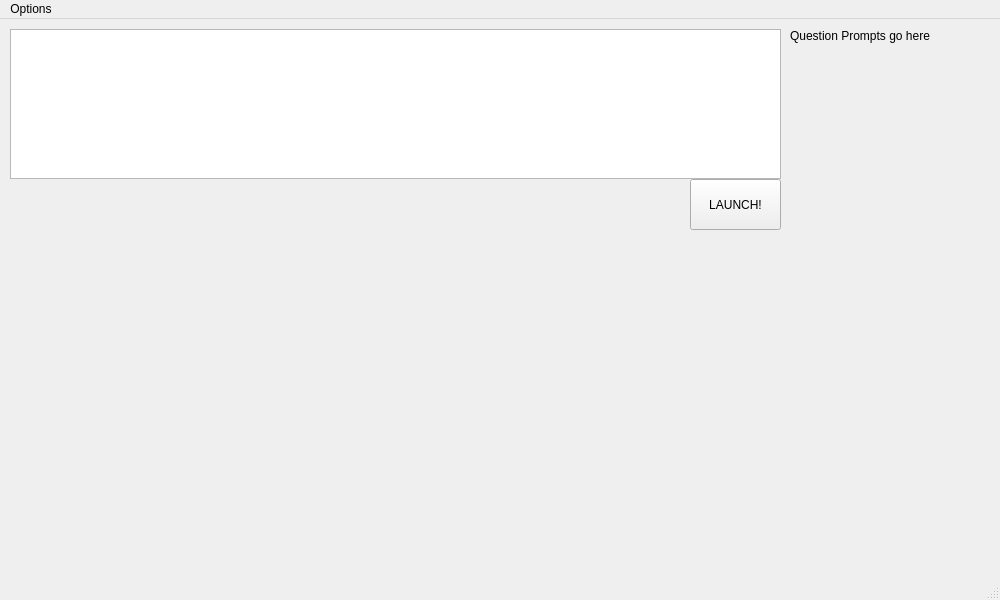
<?xml version="1.0" encoding="UTF-8"?>
<ui version="4.0">
 <class>EducationalApp</class>
 <widget class="QMainWindow" name="EducationalApp">
  <property name="geometry">
   <rect>
    <x>0</x>
    <y>0</y>
    <width>1000</width>
    <height>600</height>
   </rect>
  </property>
  <property name="minimumSize">
   <size>
    <width>1000</width>
    <height>600</height>
   </size>
  </property>
  <property name="maximumSize">
   <size>
    <width>1000</width>
    <height>600</height>
   </size>
  </property>
  <property name="windowTitle">
   <string>EducationalApp</string>
  </property>
  <widget class="QWidget" name="centralwidget">
   <widget class="Scene" name="widget" native="true">
    <property name="geometry">
     <rect>
      <x>10</x>
      <y>10</y>
      <width>780</width>
      <height>550</height>
     </rect>
    </property>
    <widget class="QPushButton" name="launchButton">
     <property name="geometry">
      <rect>
       <x>680</x>
       <y>150</y>
       <width>91</width>
       <height>51</height>
      </rect>
     </property>
     <property name="text">
      <string>LAUNCH!</string>
     </property>
    </widget>
    <widget class="QPushButton" name="endStateButton">
     <property name="enabled">
      <bool>true</bool>
     </property>
     <property name="geometry">
      <rect>
       <x>305</x>
       <y>280</y>
       <width>200</width>
       <height>125</height>
      </rect>
     </property>
     <property name="sizePolicy">
      <sizepolicy hsizetype="Fixed" vsizetype="Fixed">
       <horstretch>0</horstretch>
       <verstretch>0</verstretch>
      </sizepolicy>
     </property>
     <property name="autoFillBackground">
      <bool>false</bool>
     </property>
     <property name="text">
      <string/>
     </property>
     <property name="icon">
      <iconset resource="Resource.qrc">
       <normaloff>:/images/well_done.png</normaloff>:/images/well_done.png</iconset>
     </property>
     <property name="iconSize">
      <size>
       <width>200</width>
       <height>200</height>
      </size>
     </property>
     <property name="checkable">
      <bool>false</bool>
     </property>
     <property name="autoRepeat">
      <bool>false</bool>
     </property>
     <property name="flat">
      <bool>true</bool>
     </property>
    </widget>
   </widget>
   <widget class="QGraphicsView" name="graphicsView">
    <property name="geometry">
     <rect>
      <x>10</x>
      <y>10</y>
      <width>771</width>
      <height>150</height>
     </rect>
    </property>
    <property name="sizePolicy">
     <sizepolicy hsizetype="Fixed" vsizetype="Fixed">
      <horstretch>0</horstretch>
      <verstretch>0</verstretch>
     </sizepolicy>
    </property>
    <property name="verticalScrollBarPolicy">
     <enum>Qt::ScrollBarAlwaysOff</enum>
    </property>
    <property name="horizontalScrollBarPolicy">
     <enum>Qt::ScrollBarAlwaysOff</enum>
    </property>
    <property name="alignment">
     <set>Qt::AlignLeading|Qt::AlignLeft|Qt::AlignTop</set>
    </property>
   </widget>
   <widget class="QLabel" name="label">
    <property name="geometry">
     <rect>
      <x>790</x>
      <y>10</y>
      <width>201</width>
      <height>541</height>
     </rect>
    </property>
    <property name="text">
     <string>Question Prompts go here</string>
    </property>
    <property name="textFormat">
     <enum>Qt::PlainText</enum>
    </property>
    <property name="alignment">
     <set>Qt::AlignLeading|Qt::AlignLeft|Qt::AlignTop</set>
    </property>
    <property name="wordWrap">
     <bool>true</bool>
    </property>
   </widget>
  </widget>
  <widget class="QMenuBar" name="menubar">
   <property name="geometry">
    <rect>
     <x>0</x>
     <y>0</y>
     <width>1000</width>
     <height>22</height>
    </rect>
   </property>
   <widget class="QMenu" name="menuHelp">
    <property name="title">
     <string>Options</string>
    </property>
    <addaction name="actionGo_back_to_main_menu"/>
   </widget>
   <addaction name="menuHelp"/>
  </widget>
  <widget class="QStatusBar" name="statusbar"/>
  <action name="actionHow_to_Calculate_Distance">
   <property name="text">
    <string>How to Calculate Distance</string>
   </property>
  </action>
  <action name="actionGo_back_to_main_menu">
   <property name="text">
    <string>Main Menu</string>
   </property>
  </action>
 </widget>
 <customwidgets>
  <customwidget>
   <class>Scene</class>
   <extends>QWidget</extends>
   <header location="global">scene.h</header>
   <container>1</container>
  </customwidget>
 </customwidgets>
 <resources>
  <include location="Resource.qrc"/>
 </resources>
 <connections/>
</ui>
